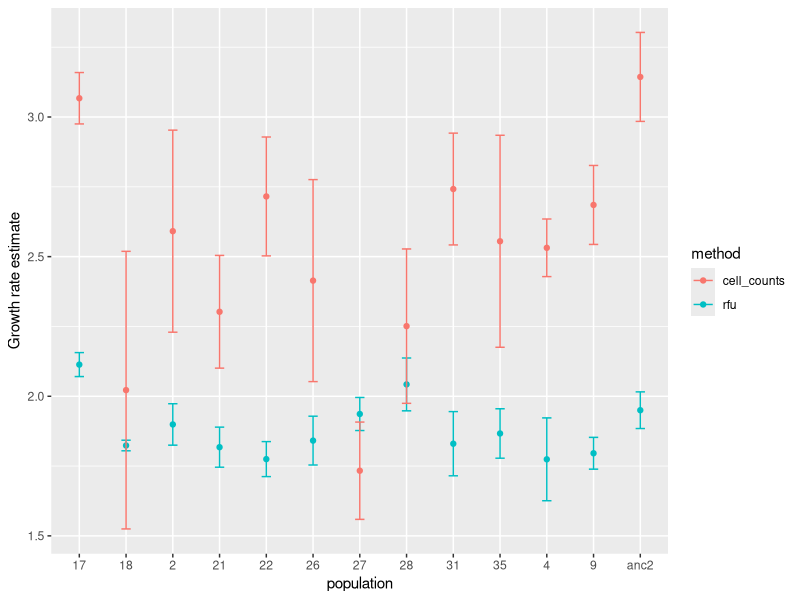
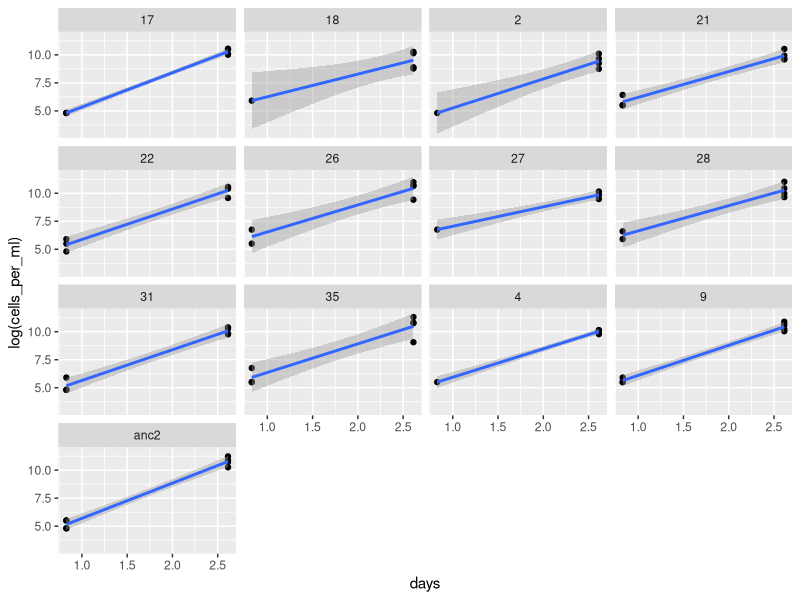
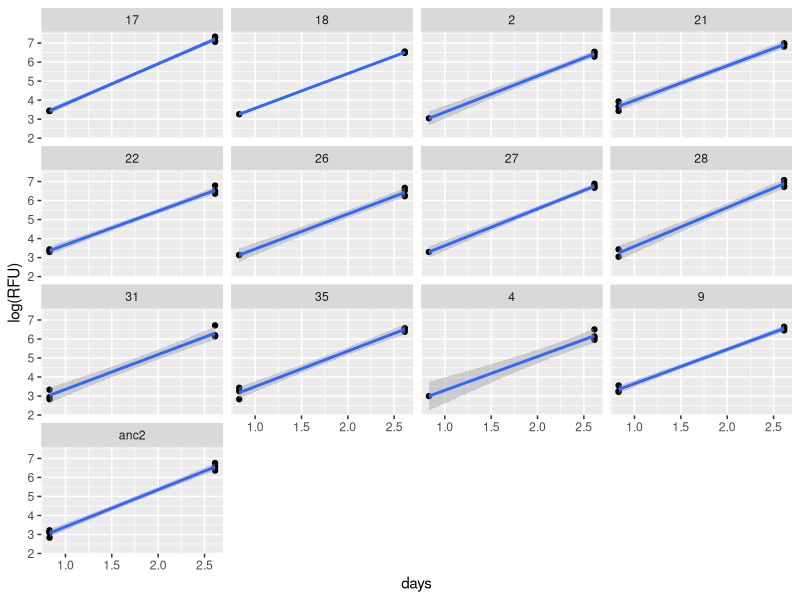
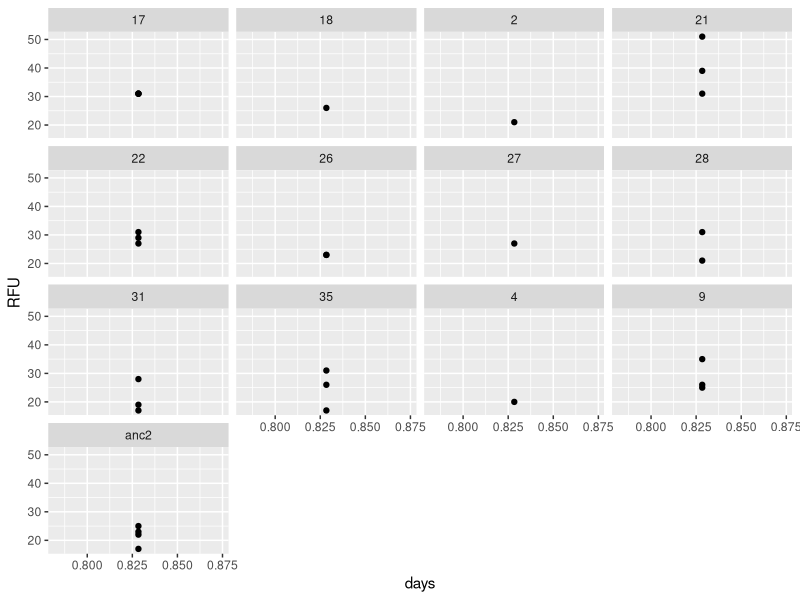
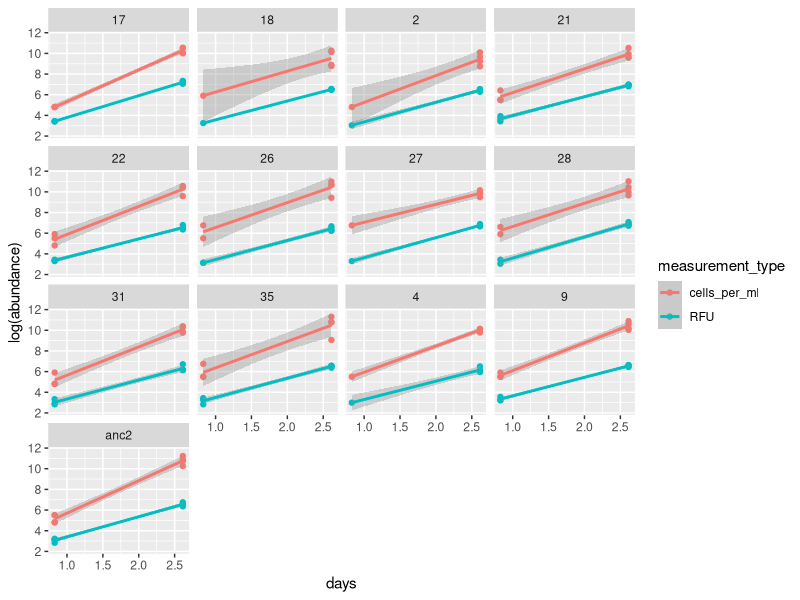
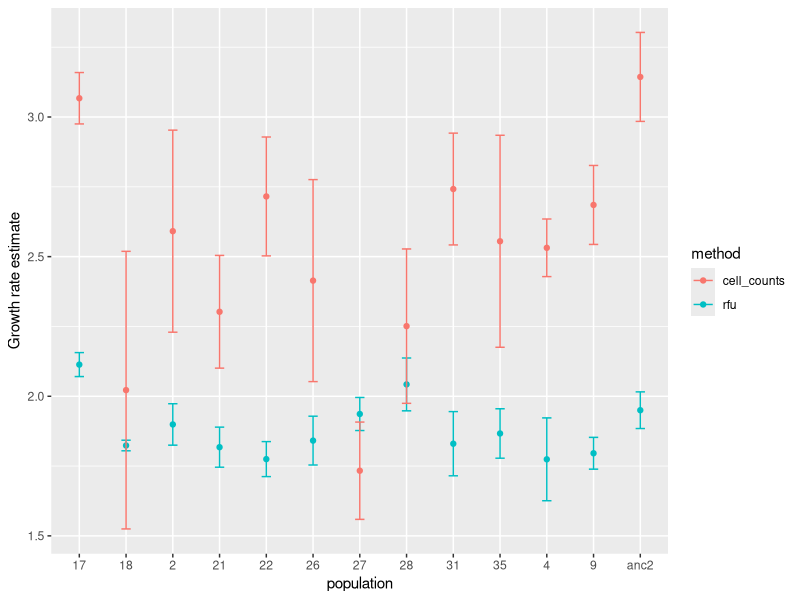
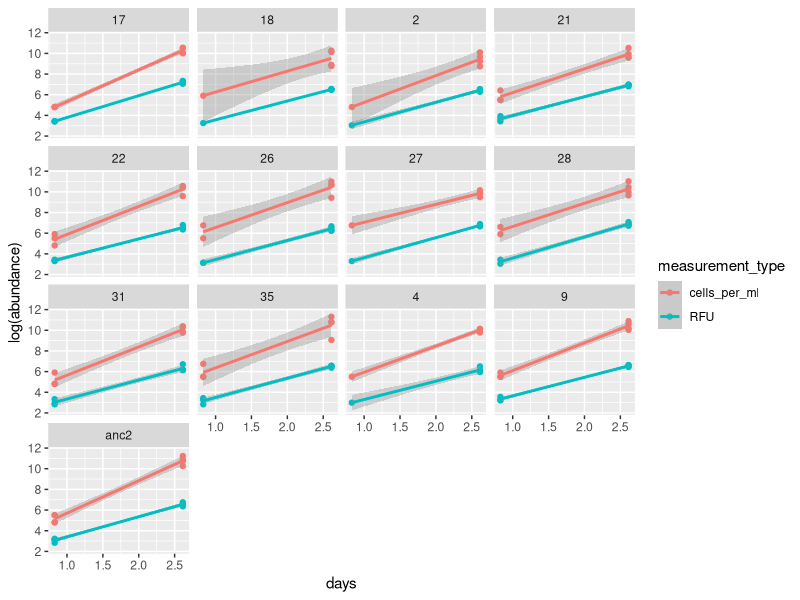

Here is the R script that generated these plots, in order:
library(tidyverse)
library(tidyr)
library(broom)
library(cowplot)

all4 <- read_csv("data-processed/chlamee-acclimated-cells-RFU-test.csv")


rfu_growth <- all4 %>% 
	dplyr::group_by(population) %>% 
	do(tidy(lm(log(RFU) ~ days, data = .), conf.int = TRUE)) %>% 
	filter(term == "days") %>% 
	mutate(method = "rfu")

count_growth <- all4 %>% 
	dplyr::group_by(population) %>% 
	do(tidy(lm(log(cells_per_ml) ~ days, data = .), conf.int = TRUE)) %>% 
	filter(term == "days") %>% 
	mutate(method = "cell_counts")


all_growth <-bind_rows(rfu_growth, count_growth)

all_growth %>% 
	ggplot(aes(x = population, y = estimate, color = method)) + geom_point() +
	geom_errorbar(aes(ymin = estimate - std.error, ymax = estimate + std.error), width = 0.2) +
	ylab("Growth rate estimate")
ggsave("figures/chlamee-22C-growth-rate-comparison.pdf", width = 8, height = 6)

all4 %>% 
	# filter(days < 1) %>% 
	ggplot(aes(x = days, y = log(cells_per_ml))) + geom_point() + 
	facet_wrap( ~ population)  + geom_smooth(method = "lm")

all4 %>% 
	# filter(days < 1) %>% 
	ggplot(aes(x = days, y = log(RFU))) + geom_point() + 
	facet_wrap( ~ population)  + geom_smooth(method = "lm")

all4 %>% 
	filter(days < 1) %>% 
	ggplot(aes(x = days, y = RFU)) + geom_point() + 
	facet_wrap( ~ population) 


all4 %>% 
	gather(key = "measurement_type", value = "abundance", RFU, cells_per_ml) %>% 
	group_by(measurement_type) %>% 
	ggplot(aes(x = days, y = log(abundance), color = measurement_type)) + geom_point() + 
	facet_wrap( ~ population)  + geom_smooth(method = "lm")
ggsave("figures/abundance_v_time_chlamee_acclimated_22C_test.pdf", width = 10, height = 8)
